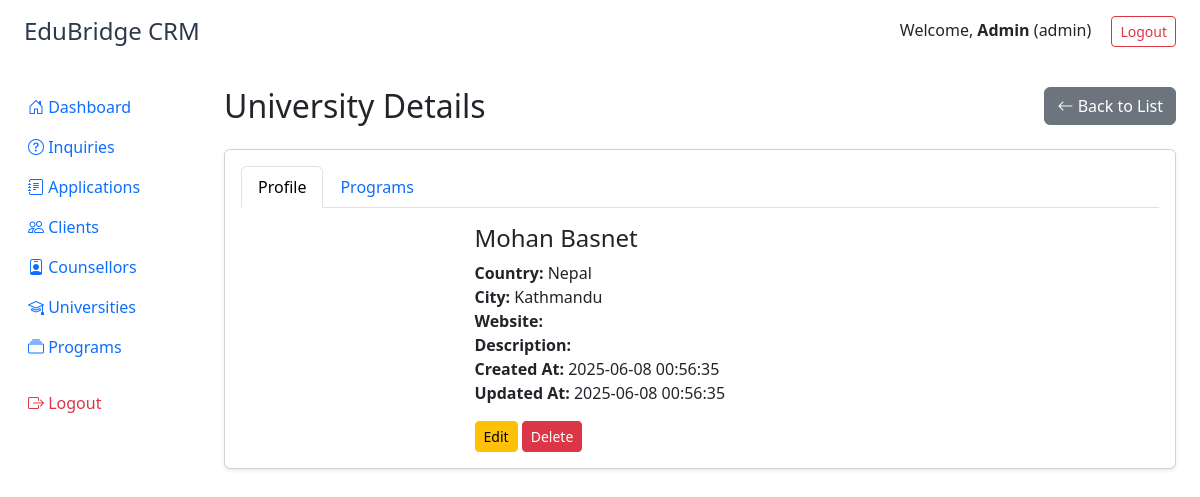
The page /modules/universities/view.php?id=3a941d57-43d3-11f0-bb1a-842afd92708e (signed in) on the database its author committed.
### tables this page shows
CREATE TABLE `universities` (
  `id` char(36) NOT NULL,
  `name` varchar(255) NOT NULL,
  `country` varchar(100) DEFAULT NULL,
  `city` varchar(100) DEFAULT NULL,
  `website` varchar(255) DEFAULT NULL,
  `description` text DEFAULT NULL,
  `logo` varchar(255) DEFAULT NULL,
  `created_at` datetime DEFAULT current_timestamp(),
  `updated_at` datetime DEFAULT current_timestamp() ON UPDATE current_timestamp()
);

### includes/auth.php (called while the page is built, shortened)
<?php
function current_user_role() {
    return $_SESSION['user_role'] ?? null;
}

### modules/universities/view.php (the view, shortened to what this page needs)
<?php
require_once '../../includes/auth.php';
$user_role = current_user_role();
require_once '../../includes/db.php';
$id = $_GET['id'] ?? '';
$stmt = $mysqli->prepare('SELECT * FROM universities WHERE id = ? LIMIT 1');
$stmt->bind_param('s', $id);
$stmt->execute();
$result = $stmt->get_result();
$uni = $result->fetch_assoc();
?>
<!DOCTYPE html>
<html lang="en">
<head>
    <link href="https://cdn.jsdelivr.net/npm/bootstrap@5.3.0/dist/css/bootstrap.min.css" rel="stylesheet">
    <link rel="stylesheet" href="https://cdn.jsdelivr.net/npm/bootstrap-icons@1.10.5/font/bootstrap-icons.css">
</head>
<body>
<?php include '../../includes/header.php'; ?>
<div class="container-fluid">
    <div class="row">
        <?php include '../../includes/sidebar.php'; ?>
        <main class="col-md-10 ms-sm-auto px-4 py-4">
            <div class="d-flex justify-content-between align-items-center mb-4">
                <h2 class="mb-0">University Details</h2>
                <a href="list.php" class="btn btn-secondary"><i class="bi bi-arrow-left"></i> Back to List</a>
            </div>
            <div class="card shadow-sm mb-4">
                <div class="card-body">
                    <ul class="nav nav-tabs" id="uniTab" role="tablist">
                        <li class="nav-item" role="presentation">
                            <button class="nav-link active" id="profile-tab" data-bs-toggle="tab" data-bs-target="#profile" type="button" role="tab">Profile</button>
                        </li>
                        <li class="nav-item" role="presentation">
                            <button class="nav-link" id="programs-tab" data-bs-toggle="tab" data-bs-target="#programs" type="button" role="tab">Programs</button>
                        </li>
                    </ul>
                    <div class="tab-content pt-3" id="uniTabContent">
                        <div class="tab-pane fade show active" id="profile" role="tabpanel">
                            <div class="row g-3">
                                <div class="col-md-3">
                                </div>
                                <div class="col-md-9">
                                    <h4><?= htmlspecialchars($uni['name']) ?></h4>
                                    <p><strong>Country:</strong> <?= htmlspecialchars($uni['country']) ?><br>
                                    <strong>City:</strong> <?= htmlspecialchars($uni['city']) ?><br>
                                    <strong>Website:</strong> <?php if ($uni['website']): ?><a href="<?= htmlspecialchars($uni['website']) ?>" target="_blank"><?= htmlspecialchars($uni['website']) ?></a><?php endif; ?><br>
                                    <strong>Description:</strong> <?= nl2br(htmlspecialchars($uni['description'])) ?><br>
                                    <strong>Created At:</strong> <?= htmlspecialchars($uni['created_at']) ?><br>
                                    <strong>Updated At:</strong> <?= htmlspecialchars($uni['updated_at']) ?></p>
                                    <?php if (in_array($user_role, ['admin', 'counsellor'])): ?>
                                        <a href="edit.php?id=<?= urlencode($uni['id']) ?>" class="btn btn-warning btn-sm">Edit</a>
                                        <a href="delete.php?id=<?= urlencode($uni['id']) ?>" class="btn btn-danger btn-sm" onclick="return confirm('Delete this university?')">Delete</a>
                                    <?php endif; ?>
                                </div>
                            </div>
                        </div>
                    </div>
                </div>
            </div>
        </main>
    </div>
</div>
</body>
</html>

### rows shown on the page
universities: name "Mohan Basnet", country "Nepal", city "Kathmandu", created_at "2025-06-08 00:56:35", updated_at "2025-06-08 00:56:35"

### other values the page prints
$user_name "Admin"
$user_role "admin"
